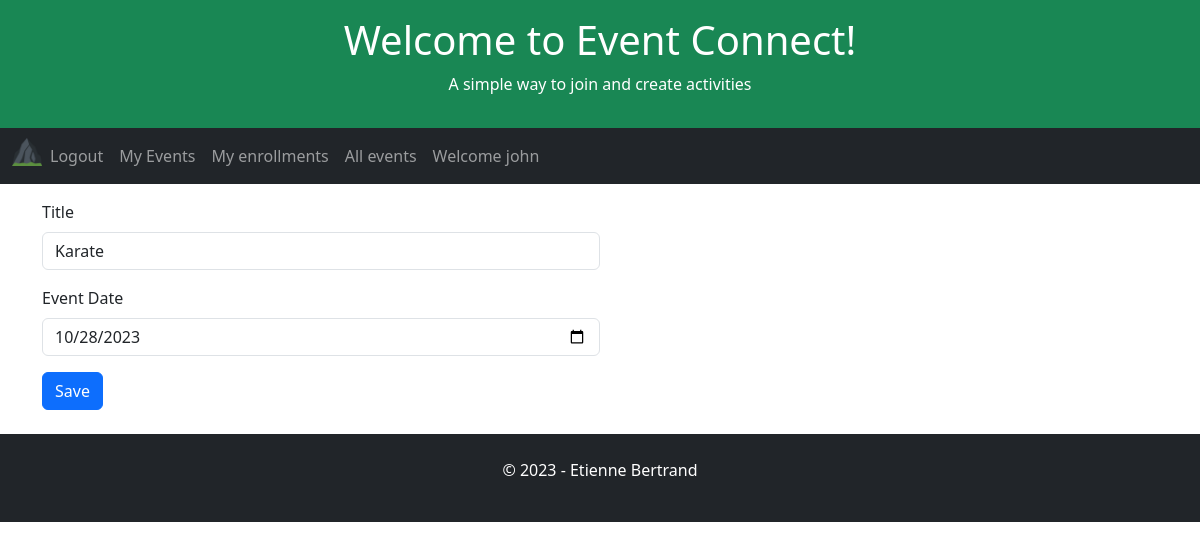
/event/2 (signed in), run on the app's committed database.
### app/models.py (models this page shows, shortened)
class User(UserMixin, db.Model):
    id = db.Column(db.Integer, primary_key=True)
    username = db.Column(db.String(64), index=True, unique=True)
    email = db.Column(db.String(120), index=True, unique=True)
    password_hash = db.Column(db.String(128))

class Event(db.Model):
    id = db.Column(db.Integer, primary_key=True)
    user_id = db.Column(db.Integer, db.ForeignKey('user.id', name='fk_event_user'), nullable=False)
    title = db.Column(db.String(255), nullable=False)
    date = db.Column(db.DateTime, index=True, default=datetime.utcnow)

### app/routes.py (the view)
@app.route('/event', methods=['POST', 'GET'])
@app.route('/event/<event_id>', methods=['POST', 'GET'])
@login_required
def event(event_id=0):
    global appName, appSlogan, appTitle, db
    form = EventForm()
    form_data = request.form
    print(request)
    if request.method == 'POST':
        if event_id == 0 and form_data['eventMethod'] != 'delete':
            print('je insert')
            new_event = Event(title=form.title.data, date=datetime.strptime((request.form['date']), '%Y-%m-%d'), user_id=current_user.id)
            db.session.add(new_event)
            db.session.commit()
            flash('Event created successfully!', 'success')
            return redirect('/user-events')
        elif form_data['eventMethod'] == 'delete':
            print('je delete')
            event_id_to_delete = form_data['theEventId']
            event_to_delete = Event.query.filter(Event.id == event_id_to_delete).first()
            enrollments_to_delete = Enrollment.query.filter(Enrollment.event_id == event_id_to_delete ).all()
            for enrollment in enrollments_to_delete:
                db.session.delete(enrollment)
                db.session.commit()
            db.session.delete(event_to_delete)
            db.session.commit()
            return redirect('/user-events')
        elif event_id != 0:
            print('je update')
            form = Event.query.get(event_id)
            print(request.form)
            form.title = (request.form['title'])
            form.date = datetime.strptime((request.form['date']), '%Y-%m-%d')
            print(request.form['title'])
            db.session.commit()
            return redirect('/user-events')
    elif request.method == 'GET':
        if event_id == 0:
            print('je get ajout')
        else:
            print('je get update' + str(event_id))
            currentEvent = db.session.query(
            Event.user_id,
            Event.id,
            Event.date,
            Event.title,
            ).filter(
            Event.id == event_id
            ).first()
            form.title.data = currentEvent.title
            form.date.data = currentEvent.date
            print(currentEvent)
            print(currentEvent.date)
        return render_template('event.html',appName=appName, appTitle=appTitle, appSlogan=appSlogan, form=form)

### app/forms.py
class EventForm(FlaskForm):
    title = StringField('Title', validators=[DataRequired()])
    date = DateField('Event Date', format='%m/%d/%Y', validators=[DataRequired()])
    submit = SubmitField('Created')

### app/__init__.py (called while the page is built)
    def _fk_pragma_on_connect(dbapi_con, con_record):  # noqa
        dbapi_con.execute('pragma foreign_keys=ON')

### app/models.py (called while the page is built)
@login.user_loader
def load_user(id):
    return User.query.get(int(id))

### app/templates/event.html (shortened to what this page needs)
{% extends "home.html" %}
{% block content %}
<form action="" method="post">
    <div class="mb-3 mt-3 w-50">
        {{ form.title.label(class_='form-label') }}
        {{ form.title(size=32, class_='form-control', placeholder='Enter title') }}
    </div>
    <div class="mb-3 mt-3 w-50">
        {{ form.date.label(class_='form-label') }}
        {{ form.date(size=32, class_='form-control', placeholder='Enter date') }}
    </div>
    <button type="submit" name="submit" class="btn btn-primary" value="Sign In">Save</button>
</form>
{% endblock %}

### app/templates/home.html (shortened to what this page needs)
<!DOCTYPE html>
<html lang="en">
<head>
    <link href="https://cdn.jsdelivr.net/npm/bootstrap@5.3.2/dist/css/bootstrap.min.css" rel="stylesheet">
</head>
<body>
    <div class="p-3 bg-success text-white text-center">
    {% if appTitle %}
        <h1>{{ appTitle }}</h1>
        {% else %}
        <h1>hard coded appTitle xyz</h1>
    {% endif %}
    {% if appSlogan %}
        <p>{{ appSlogan }}</p>
        {% else %}
        <p>hard coded appSlogan xyz</p>
    {% endif %}
    </div>
    <nav class="navbar navbar-expand-lg bg-dark navbar-dark">
        <div class="container-fluid">
            <div class="collapse navbar-collapse" id="navbarNav">
            <ul class="navbar-nav">
                <li class="nav-item">
                    <a class="nav-brand" href="{{ url_for('index') }}">
                        <img src="{{ url_for('static', filename='/favicon_io/favicon-32x32.png') }}" width="30" height="30" alt="">
                    </a>
                </li>
                {% if current_user.is_anonymous %}
                <li class="nav-item">
                <a class="nav-link" href="{{ url_for('login') }}">Login</a>
                </li>
                <li class="nav-item">
                    <a class="nav-link" href="{{ url_for('register') }}">Subscribe</a>
                </li>
                {% else %}
                <li class="nav-item">
                    <a class="nav-link" href="{{ url_for('logout') }}">Logout</a>
                </li>
                <li class="nav-item">
                    <a class="nav-link" href="{{ url_for('userEvents') }}">My Events</a>
                </li>
                <li class="nav-item">
                    <a class="nav-link" href="{{ url_for('userEnrollments') }}">My enrollments</a>
                <li class="nav-item">
                    <a class="nav-link" href="{{ url_for('allEvents') }}">All events</a>
                </li>
                <li class="nav-item">
                    <a class="nav-link" href="{{ url_for('index') }}">Welcome {{ current_user.username }}</a>
                </li>
                {% endif %}
            </ul>
            </div>
        </div>
    </nav>
    <div class="container">
        {% block content %}{% endblock %}
    </div>
    <div class="mt-4 p-4 bg-dark text-white text-center">
    <p>© 2023 - Etienne Bertrand</p>
    </div>
</body>
</html>

### data on the page
User: username "john"
Event: title "Karate", date "10/28/2023"

### other printed values
{{ appTitle }} "Welcome to Event Connect!"
{{ appSlogan }} "A simple way to join and create activities"
